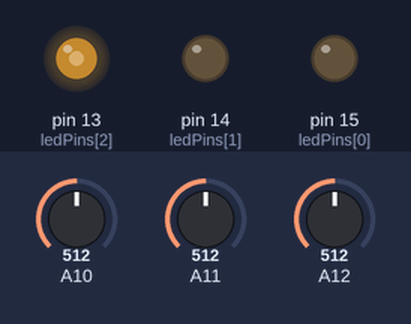
This sketch was run on a simulated Arduino Mega 2560, built with avr-gcc and run on an emulated ATmega2560. Shown: output pins drawn as LEDs (lit = HIGH). The inputs (shaded band) are chosen by the test bench; at power-on: A10 = 512, A11 = 512, A12 = 512.

Above: at 1.2 s.
1.3 s: A10 set to 521
At 2.5 s:
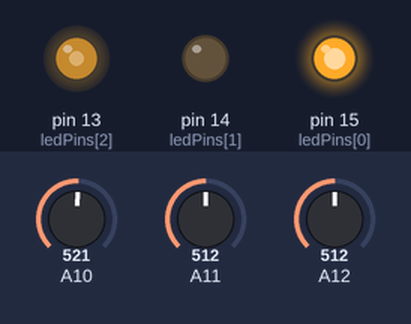
2.8 s: A11 set to 531
At 3.9 s:
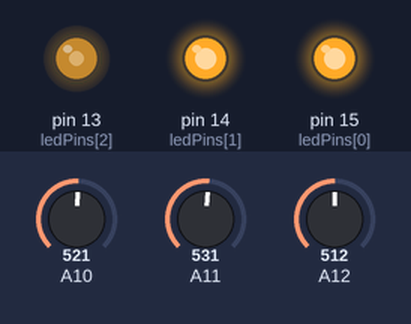
4.3 s: A12 set to 716
At 4.8 s:
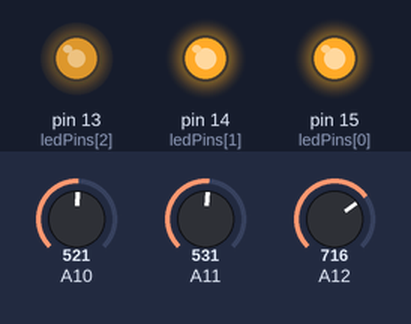
5.8 s: A10 set to 511
At 6.1 s:
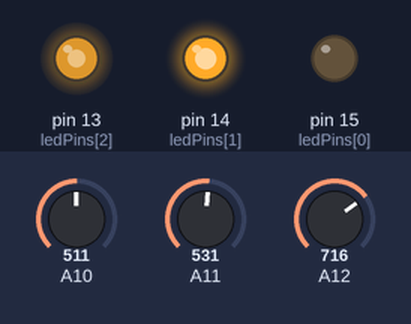
7.3 s: A11 set to 511
At 8.2 s:
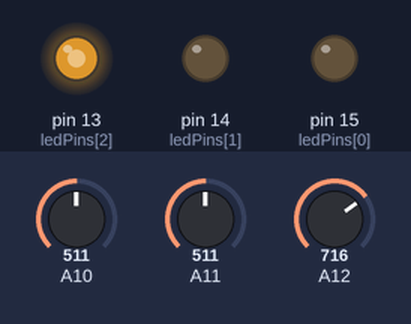
8.8 s: A12 set to 900
At 9.5 s:
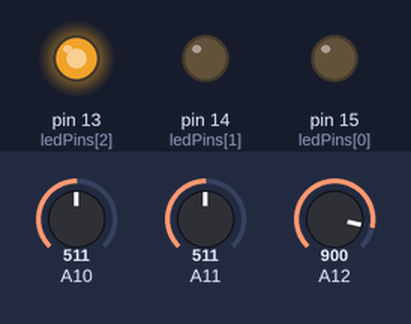
Timing chart, 0 to 11.3 s (numbered marks = the images above; inputs shaded):
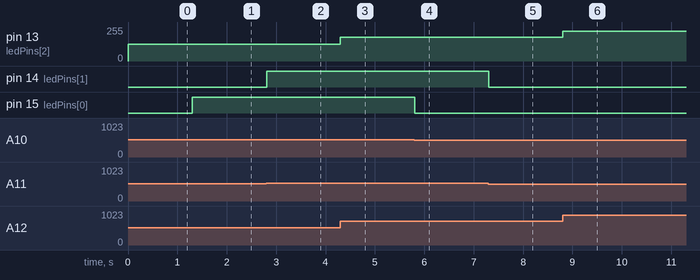

The sketch:

Sketch_10.2_SoftColorfulLight.ino
```cpp
/**********************************************************************
  Filename    : SoftColorfulLight
  Description : Controlling the color of RGBLED by potentiometer.
  Auther      : www.freenove.com
  Modification: 2021/10/13
**********************************************************************/
const byte ledPins[] = {15, 14, 13};      //define led pins
const byte adcChns[] = {26, 27, 28};    // define the adc channels
int colors[] = {0, 0, 0};               // red, green ,blue values of color.
void setup() {
  for (int i = 0; i < 3; i++) {   //setup the pwm channels
    pinMode(ledPins[i], OUTPUT);
  }
}

void loop() {
  for (int i = 0; i < 3; i++) {
    colors[i] = map(analogRead(adcChns[i]), 0, 1023, 0, 255); //calculate color value.
    analogWrite(ledPins[i], colors[i]);
  }
  delay(10);
}
```

Measured:
- the behaviour switches between 513 and 514 on A10 (found by bisection; images 0 and 1)
- the behaviour switches between 513 and 514 on A11 (found by bisection; images 1 and 2)
- after the input at 1.3 s, pin 15 (ledPins[0]): LOW → HIGH at once
- after the input at 2.8 s, pin 14 (ledPins[1]): LOW → HIGH at once
- after the input at 4.3 s, pin 13 (ledPins[2]): 127/255 → 178/255 at once
- after the input at 5.8 s, pin 15 (ledPins[0]): HIGH → LOW at once
- after the input at 7.3 s, pin 14 (ledPins[1]): HIGH → LOW at once
- after the input at 8.8 s, pin 13 (ledPins[2]): 178/255 → 224/255 at once
